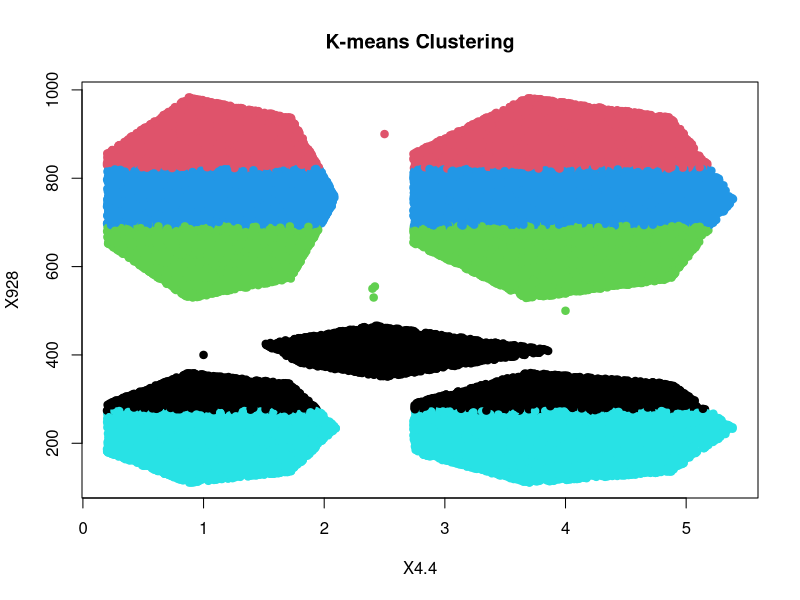

The R script that drew this image:
# Read the data from the CSV file
data <- read.csv("data/samples.csv")

# Get the 2D samples
points <- data[, c("X4.4", "X928")]

# Drop the Null values
points <- na.omit(points)

# Specify the number of clusters (in this case, 5)
num_clusters <- 5

# Run K-means clustering
kmeans_result <- kmeans(points, centers = num_clusters)

# Print the cluster assignments and number of clusters
cat("Cluster assignments:\n")
print(kmeans_result$cluster)

cat("\nNumber of clusters:", num_clusters, "\n")

# Visualize the clusters
plot(points, col = kmeans_result$cluster, pch = 19, main = "K-means Clustering")